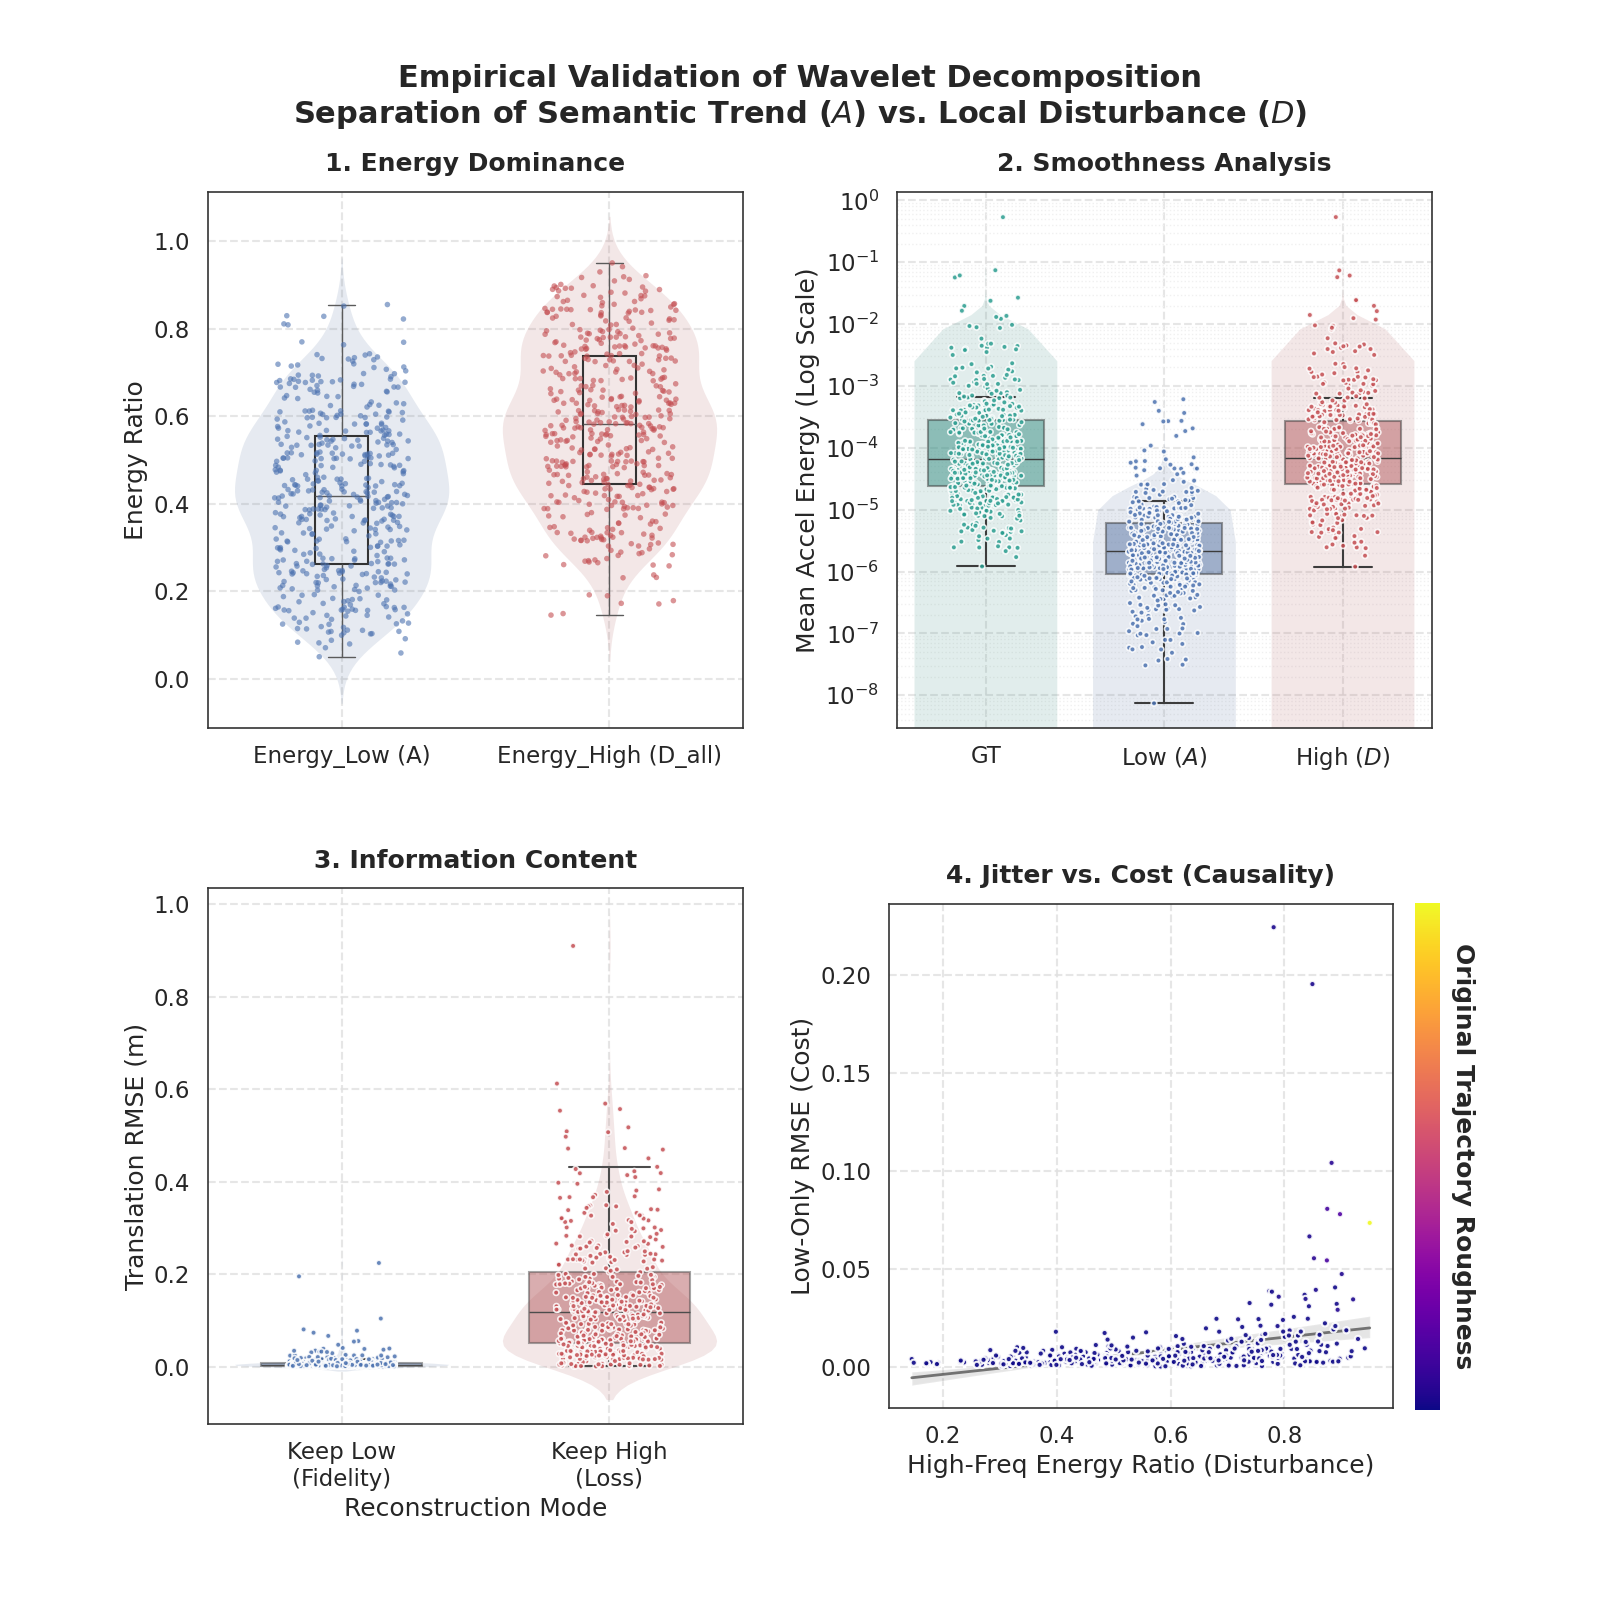

Here is the Python script that generated this plot:
import matplotlib.pyplot as plt
import seaborn as sns
from scipy.stats import pearsonr

def visualize_empirical_validation(df):
    sns.set_theme(style="white", context="talk", font_scale=1.0)
    
    # 颜色定义
    colors = {
        "GT":   "#2a9d8f",  # 青绿
        "Low":  "#4c72b0",  # 深蓝
        "High": "#c44e52"   # 柔红
    }

    fig = plt.figure(figsize=(16, 16))
    fig.suptitle("Empirical Validation of Wavelet Decomposition\n"
                 r"Separation of Semantic Trend ($A$) vs. Local Disturbance ($D$)", 
                 fontsize=22, fontweight='bold', y=0.96)
    
    gs = fig.add_gridspec(2, 2, hspace=0.3, wspace=0.25)

    # =========================================================================
    # 辅助函数：网格设置
    # =========================================================================
    def set_clean_grid(ax, log_scale=False):
        ax.set_box_aspect(1)
        ax.set_axisbelow(True)
        # 主网格：线宽适当，颜色淡
        ax.grid(True, which='major', axis='y', linestyle='--', linewidth=1.5, color='#e0e0e0', alpha=0.8)
        
        if log_scale:
            # 次网格：只在对数轴保留
            ax.grid(True, which='minor', axis='y', linestyle=':', linewidth=1.0, color='#f0f0f0')
        else:
            ax.grid(False, which='minor', axis='y')
            
        for spine in ax.spines.values():
            spine.set_edgecolor("#333333")
            spine.set_linewidth(1.2)

    # -------------------------------------------------------------------------
    # Chart 1: 能量占比 (Violin + Strip)
    # -------------------------------------------------------------------------
    ax1 = fig.add_subplot(gs[0, 0])
    set_clean_grid(ax1)
    
    df_melt_energy = df.melt(id_vars=["batch_idx"], 
                             value_vars=["Energy_Low (A)", "Energy_High (D_all)"],
                             var_name="Component", value_name="Energy Ratio")
    
    # 1. Violin 背景
    sns.violinplot(x="Component", y="Energy Ratio", data=df_melt_energy, 
                   palette=[colors["Low"], colors["High"]],
                   inner=None, linewidth=0, alpha=0.15, saturation=0.7, ax=ax1)
    
    # 2. Box 统计框 (加宽)
    sns.boxplot(x="Component", y="Energy Ratio", data=df_melt_energy, 
                width=0.2, boxprops={'facecolor':'none', 'edgecolor':'#333333', 'linewidth': 1.5},
                showfliers=False, zorder=2, ax=ax1)
    
    # 3. Strip 数据点 (加大)
    sns.stripplot(x="Component", y="Energy Ratio", data=df_melt_energy, 
                  palette=[colors["Low"], colors["High"]],
                  size=4, alpha=0.6, jitter=0.25, zorder=3, ax=ax1)

    ax1.set_title("1. Energy Dominance", fontweight='bold', pad=15)
    ax1.set_ylabel("Energy Ratio")
    ax1.set_xlabel("")

    # -------------------------------------------------------------------------
    # Chart 2: 平滑度分析 (加大尺寸版)
    # -------------------------------------------------------------------------
    ax2 = fig.add_subplot(gs[0, 1])
    set_clean_grid(ax2)

    df_melt_smooth = df.melt(id_vars=["batch_idx"], 
                             value_vars=["Smoothness_GT", "Smoothness_Low (Semantic)", "Smoothness_High (Noise)"],
                             var_name="Signal Type", value_name="Accel Energy")
    
    palette_c2 = [colors["GT"], colors["Low"], colors["High"]]

    sns.violinplot(x="Component", y="Energy Ratio", data=df_melt_energy, 
                palette=[colors["Low"], colors["High"]],
                inner=None, linewidth=0, alpha=0.15, saturation=0.7, ax=ax2)
    
    # 增大 Box 宽度 (width=0.65)
    sns.boxplot(x="Signal Type", y="Accel Energy", data=df_melt_smooth,
                palette=palette_c2, width=0.65, 
                boxprops=dict(alpha=0.5, linewidth=1.5), 
                whiskerprops=dict(linewidth=1.5),
                capprops=dict(linewidth=1.5),
                fliersize=0, ax=ax2)
    
    # 增大散点尺寸 (size=10)
    sns.stripplot(x="Signal Type", y="Accel Energy", data=df_melt_smooth,
                  palette=palette_c2, size=4, alpha=0.85, jitter=0.2, 
                  edgecolor="white", linewidth=1.2, ax=ax2)
    
    ax2.set_yscale("log")
    ax2.set_title("2. Smoothness Analysis", fontweight='bold', pad=15)
    ax2.set_ylabel("Mean Accel Energy (Log Scale)")
    ax2.set_xlabel("")
    ax2.set_xticklabels(["GT", "Low ($A$)", "High ($D$)"])

    # -------------------------------------------------------------------------
    # Chart 3: 重构偏差 (加大尺寸版)
    # -------------------------------------------------------------------------
    ax3 = fig.add_subplot(gs[1, 0])
    set_clean_grid(ax3)
    
    df_melt_err = df.melt(id_vars=["batch_idx"], 
                          value_vars=["Error_Low_RMSE", "Error_High_RMSE"],
                          var_name="Reconstruction Mode", value_name="RMSE")
    
    palette_c3 = [colors["Low"], colors["High"]]
    
    # 增大 Box 宽度
    sns.boxplot(x="Reconstruction Mode", y="RMSE", data=df_melt_err,
                palette=palette_c3, width=0.6, 
                boxprops=dict(alpha=0.5, linewidth=1.5), 
                whiskerprops=dict(linewidth=1.5),
                capprops=dict(linewidth=1.5),
                fliersize=0, ax=ax3)
    
    # 增大散点尺寸
    sns.stripplot(x="Reconstruction Mode", y="RMSE", data=df_melt_err,
                  palette=palette_c3, size=4, alpha=0.85, jitter=0.2, 
                  edgecolor="white", linewidth=1.2, ax=ax3)
    
    ax3.set_title("3. Information Content", fontweight='bold', pad=15)
    ax3.set_ylabel("Translation RMSE (m)")
    ax3.set_xticklabels(["Keep Low\n(Fidelity)", "Keep High\n(Loss)"])

    # -------------------------------------------------------------------------
    # Chart 4: 闭环验证 (深度美化版)
    # -------------------------------------------------------------------------
    ax4 = fig.add_subplot(gs[1, 1])
    set_clean_grid(ax4)
    # X轴也加网格
    ax4.grid(True, which='major', axis='x', linestyle='--', linewidth=1.5, color='#e0e0e0', alpha=0.8)
    ax1.grid(True, which='major', axis='x', linestyle='--', linewidth=1.5, color='#e0e0e0', alpha=0.8)
    ax2.grid(True, which='major', axis='x', linestyle='--', linewidth=1.5, color='#e0e0e0', alpha=0.8)
    ax3.grid(True, which='major', axis='x', linestyle='--', linewidth=1.5, color='#e0e0e0', alpha=0.8)

    x = df["Energy_High (D_all)"]
    y = df["Error_Low_RMSE"]
    c_val = df["Smoothness_GT"]
    
    # 1. 计算相关系数
    r_val, _ = pearsonr(x, y)
    
    # 2. 绘制带阴影的回归线 (Regplot)
    # color设为深灰色，避免干扰散点颜色
    sns.regplot(x=x, y=y, scatter=False, ax=ax4, ci=95,
                color='#555555', 
                line_kws={'linestyle':'-', 'linewidth': 2, 'alpha': 0.8}, # 实线显得更确定
                scatter_kws={'alpha':0}) # 隐藏regplot自带的点
    
    # 3. 绘制高级气泡散点
    # 使用 plasma 色谱，s=180 (大气泡)
    sc = ax4.scatter(x, y, c=c_val, cmap="plasma", 
                     s=20, alpha=0.9, 
                     edgecolor="white", linewidth=1.5, # 增加白边厚度，制造立体感
                     zorder=3)
    
    # 4. 标注相关系数文本
    # 放在左上角或合适位置
    # ax4.text(0.05, 0.9, f"Correlation $r={r_val:.2f}$", 
    #          transform=ax4.transAxes, fontsize=16, fontweight='bold',
    #          bbox=dict(facecolor='white', alpha=0.9, edgecolor='#cccccc', boxstyle='round,pad=0.5'))
    
    ax4.set_title("4. Jitter vs. Cost (Causality)", fontweight='bold', pad=15)
    ax4.set_xlabel("High-Freq Energy Ratio (Disturbance)")
    ax4.set_ylabel("Low-Only RMSE (Cost)")
    
    # 5. Colorbar 优化
    cbar = plt.colorbar(sc, ax=ax4, fraction=0.046, pad=0.04)
    cbar.set_ticks([])
    cbar.set_label("Original Trajectory Roughness", rotation=270, labelpad=25, fontweight='bold')
    cbar.outline.set_visible(False)
    # 加一点透明度让colorbar看起来不那么硬
    cbar.solids.set_alpha(1) 

    plt.tight_layout(rect=[0, 0, 1, 0.95])
    # plt.show()
    plt.savefig("./visual.png")


def visualize_empirical_validation2(df):
    sns.set_theme(style="white", context="talk", font_scale=1.0)
    
    # 颜色定义
    colors = {
        "GT":   "#2a9d8f",  # 青绿
        "Low":  "#4c72b0",  # 深蓝
        "High": "#c44e52"   # 柔红
    }

    fig = plt.figure(figsize=(16, 16))
    fig.suptitle("Empirical Validation of Wavelet Decomposition\n"
                 r"Separation of Semantic Trend ($A$) vs. Local Disturbance ($D$)", 
                 fontsize=22, fontweight='bold', y=0.96)
    
    gs = fig.add_gridspec(2, 2, hspace=0.3, wspace=0.25)

    # =========================================================================
    # 辅助函数：网格设置
    # =========================================================================
    def set_clean_grid(ax, log_scale=False):
        ax.set_box_aspect(1)
        ax.set_axisbelow(True)
        # 主网格：线宽适当，颜色淡
        ax.grid(True, which='major', axis='y', linestyle='--', linewidth=1.5, color='#e0e0e0', alpha=0.8)
        
        if log_scale:
            # 次网格：只在对数轴保留
            ax.grid(True, which='minor', axis='y', linestyle=':', linewidth=1.0, color='#f0f0f0')
        else:
            ax.grid(False, which='minor', axis='y')
            
        for spine in ax.spines.values():
            spine.set_edgecolor("#333333")
            spine.set_linewidth(1.2)

    # =========================================================================
    # 辅助函数：设置 Violin 透明度
    # (Seaborn 的 alpha 参数有时不生效，此函数确保背景变淡)
    # =========================================================================
    def style_violin_background(violin_ax, alpha=0.15):
        for collection in violin_ax.collections:
            if isinstance(collection, plt.matplotlib.collections.PolyCollection):
                collection.set_alpha(alpha)

    # -------------------------------------------------------------------------
    # Chart 1: 能量占比 (Violin + Box + Strip)
    # -------------------------------------------------------------------------
    ax1 = fig.add_subplot(gs[0, 0])
    set_clean_grid(ax1)
    
    df_melt_energy = df.melt(id_vars=["batch_idx"], 
                             value_vars=["Energy_Low (A)", "Energy_High (D_all)"],
                             var_name="Component", value_name="Energy Ratio")
    
    # 1. Violin 背景
    sns.violinplot(x="Component", y="Energy Ratio", data=df_melt_energy, 
                   palette=[colors["Low"], colors["High"]],
                   inner=None, linewidth=0, saturation=0.7, ax=ax1)
    style_violin_background(ax1, 0.15) # 强制设置透明度
    
    # 2. Box 统计框
    sns.boxplot(x="Component", y="Energy Ratio", data=df_melt_energy, 
                width=0.2, boxprops={'facecolor':'none', 'edgecolor':'#333333', 'linewidth': 1.5},
                showfliers=False, zorder=2, ax=ax1)
    
    # 3. Strip 数据点
    sns.stripplot(x="Component", y="Energy Ratio", data=df_melt_energy, 
                  palette=[colors["Low"], colors["High"]],
                  size=4, alpha=0.6, jitter=0.25, zorder=3, ax=ax1)

    ax1.set_title("1. Energy Dominance", fontweight='bold', pad=15)
    ax1.set_ylabel("Energy Ratio")
    ax1.set_xlabel("")

    # -------------------------------------------------------------------------
    # Chart 2: 平滑度分析 (已修正：正确的数据源 + 背景 Violin)
    # -------------------------------------------------------------------------
    ax2 = fig.add_subplot(gs[0, 1])
    set_clean_grid(ax2, log_scale=True) # 这里 log_scale=True 对网格很重要

    df_melt_smooth = df.melt(id_vars=["batch_idx"], 
                             value_vars=["Smoothness_GT", "Smoothness_Low (Semantic)", "Smoothness_High (Noise)"],
                             var_name="Signal Type", value_name="Accel Energy")
    
    palette_c2 = [colors["GT"], colors["Low"], colors["High"]]

    # === [新增/修正] Violin 背景 ===
    # 注意：这里改用了 df_melt_smooth 而不是 df_melt_energy
    sns.violinplot(x="Signal Type", y="Accel Energy", data=df_melt_smooth, 
                   palette=palette_c2,
                   inner=None, linewidth=0, saturation=0.7, ax=ax2)
    style_violin_background(ax2, 0.15) # 强制设置透明度
    
    # Box 统计框
    sns.boxplot(x="Signal Type", y="Accel Energy", data=df_melt_smooth,
                palette=palette_c2, width=0.65, 
                boxprops=dict(alpha=0.5, linewidth=1.5), 
                whiskerprops=dict(linewidth=1.5),
                capprops=dict(linewidth=1.5),
                fliersize=0, ax=ax2)
    
    # Strip 数据点
    sns.stripplot(x="Signal Type", y="Accel Energy", data=df_melt_smooth,
                  palette=palette_c2, size=4, alpha=0.85, jitter=0.2, 
                  edgecolor="white", linewidth=1.2, ax=ax2)
    
    ax2.set_yscale("log")
    ax2.set_title("2. Smoothness Analysis", fontweight='bold', pad=15)
    ax2.set_ylabel("Mean Accel Energy (Log Scale)")
    ax2.set_xlabel("")
    ax2.set_xticklabels(["GT", "Low ($A$)", "High ($D$)"])

    # -------------------------------------------------------------------------
    # Chart 3: 重构偏差 (已修正：新增背景 Violin)
    # -------------------------------------------------------------------------
    ax3 = fig.add_subplot(gs[1, 0])
    set_clean_grid(ax3)
    
    df_melt_err = df.melt(id_vars=["batch_idx"], 
                          value_vars=["Error_Low_RMSE", "Error_High_RMSE"],
                          var_name="Reconstruction Mode", value_name="RMSE")
    
    palette_c3 = [colors["Low"], colors["High"]]
    
    # === [新增] Violin 背景 ===
    sns.violinplot(x="Reconstruction Mode", y="RMSE", data=df_melt_err,
                   palette=palette_c3,
                   inner=None, linewidth=0, saturation=0.7, ax=ax3)
    style_violin_background(ax3, 0.15) # 强制设置透明度

    # Box 统计框
    sns.boxplot(x="Reconstruction Mode", y="RMSE", data=df_melt_err,
                palette=palette_c3, width=0.6, 
                boxprops=dict(alpha=0.5, linewidth=1.5), 
                whiskerprops=dict(linewidth=1.5),
                capprops=dict(linewidth=1.5),
                fliersize=0, ax=ax3)
    
    # Strip 数据点
    sns.stripplot(x="Reconstruction Mode", y="RMSE", data=df_melt_err,
                  palette=palette_c3, size=4, alpha=0.85, jitter=0.2, 
                  edgecolor="white", linewidth=1.2, ax=ax3)
    
    ax3.set_title("3. Information Content", fontweight='bold', pad=15)
    ax3.set_ylabel("Translation RMSE (m)")
    ax3.set_xticklabels(["Keep Low\n(Fidelity)", "Keep High\n(Loss)"])

    # -------------------------------------------------------------------------
    # Chart 4: 闭环验证
    # -------------------------------------------------------------------------
    ax4 = fig.add_subplot(gs[1, 1])
    set_clean_grid(ax4)
    ax4.grid(True, which='major', axis='x', linestyle='--', linewidth=1.5, color='#e0e0e0', alpha=0.8)

    # 补充 X 轴网格给其他图（保持统一性）
    ax1.grid(True, which='major', axis='x', linestyle='--', linewidth=1.5, color='#e0e0e0', alpha=0.8)
    ax2.grid(True, which='major', axis='x', linestyle='--', linewidth=1.5, color='#e0e0e0', alpha=0.8)
    ax3.grid(True, which='major', axis='x', linestyle='--', linewidth=1.5, color='#e0e0e0', alpha=0.8)

    x = df["Energy_High (D_all)"]
    y = df["Error_Low_RMSE"]
    c_val = df["Smoothness_GT"]
    
    # 1. 计算相关系数
    r_val, _ = pearsonr(x, y)
    
    # 2. 回归线
    sns.regplot(x=x, y=y, scatter=False, ax=ax4, ci=95,
                color='#555555', 
                line_kws={'linestyle':'-', 'linewidth': 2, 'alpha': 0.8},
                scatter_kws={'alpha':0}) 
    
    # 3. 气泡散点
    sc = ax4.scatter(x, y, c=c_val, cmap="plasma", 
                     s=20, alpha=0.9, 
                     edgecolor="white", linewidth=1.5, 
                     zorder=3)
    
    ax4.set_title("4. Jitter vs. Cost (Causality)", fontweight='bold', pad=15)
    ax4.set_xlabel("High-Freq Energy Ratio (Disturbance)")
    ax4.set_ylabel("Low-Only RMSE (Cost)")
    
    # 5. Colorbar
    cbar = plt.colorbar(sc, ax=ax4, fraction=0.046, pad=0.04)
    cbar.set_ticks([])
    cbar.set_label("Original Trajectory Roughness", rotation=270, labelpad=25, fontweight='bold')
    cbar.outline.set_visible(False)
    cbar.solids.set_alpha(1) 

    plt.tight_layout(rect=[0, 0, 1, 0.95])
    plt.savefig("./visual.png")
    # plt.show()
